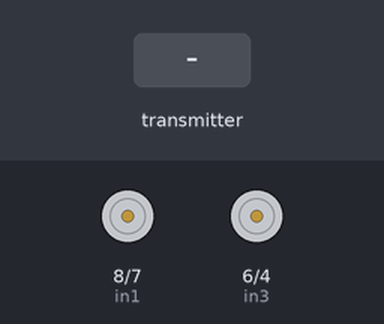
A sketch run on a simulated Arduino Uno, built with avr-gcc and run on an emulated ATmega328P. On the bench: motor-driver pin pairs drawn as motors (green arrow = first pin HIGH = forward, orange = second pin HIGH = backward, longer = more drive, scaled by the enable pin). Inputs (shaded band) come from the test bench. No radio packets arrive unless stated.

Above: at 1.2 s.
1.3 s: the transmitter starts sending j1PotY = 0
At 2.4 s:
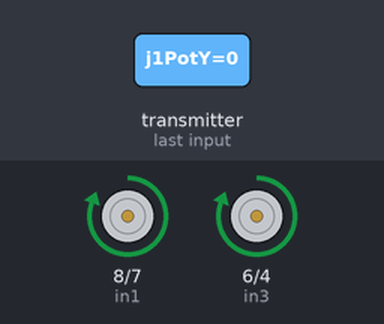
2.8 s: the transmitter starts sending j2PotX = 0
At 3.5 s:
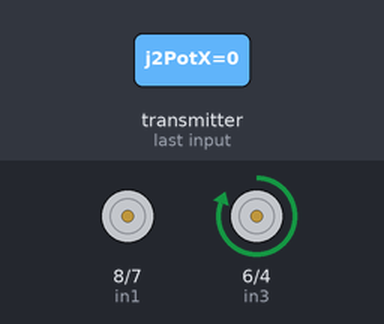
Timing chart, 0 to 5.8 s (numbered marks = the images above; inputs shaded):
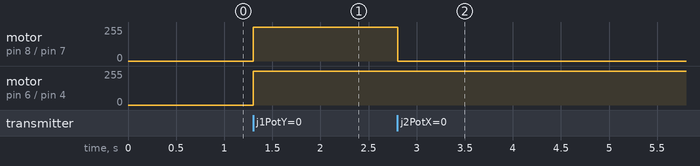

The sketch:

NRF_Reciever_1.ino
```cpp
#include <SPI.h>
#include <nRF24L01.h>
#include <RF24.h>

#define enA 3
#define in1 8
#define in2 7
#define in3 6
#define in4 4
#define enB 5

RF24 radio(9,10);   // nRF24L01 (CE, CSN)
const byte address[6] = "00001";
unsigned long lastReceiveTime = 0;
unsigned long currentTime = 0;

 struct Data_Package {
  byte j1PotX;
  byte j1PotY;
  byte j1Button;
  byte j2PotX;
  byte j2PotY;
  byte j2Button;

};

Data_Package data; //Create a variable with the above structure

int  steering, throttle;
int motorSpeedA = 0;
int motorSpeedB = 0;

void setup() {
  pinMode(enA, OUTPUT);
  pinMode(enB, OUTPUT);
  pinMode(in1, OUTPUT);
  pinMode(in2, OUTPUT);
  pinMode(in3, OUTPUT);
  pinMode(in4, OUTPUT);
  //Serial.begin(9600);
  radio.begin();
  radio.openReadingPipe(0, address);
  radio.setAutoAck(false);
  radio.setDataRate(RF24_250KBPS);
  radio.setPALevel(RF24_PA_LOW);
  radio.startListening(); //  Set the module as receiver
  resetData();
}


void loop() {
 // Check whether we keep receving data, or we have a connection between the two modules
  currentTime = millis();
  if ( currentTime - lastReceiveTime > 1000 ) { // If current time is more then 1 second since we have recived the last data, that means we have lost connection
    resetData(); // If connection is lost, reset the data. It prevents unwanted behavior, for example if a drone jas a throttle up, if we lose connection it can keep flying away if we dont reset the function
  }

  // Check whether there is data to be received
  if (radio.available()) {
    radio.read(&data, sizeof(Data_Package)); // Read the whole data and store it into the 'data' structure
    lastReceiveTime = millis(); // At this moment we have received the data
  }

  // Parse the data from the Joystic 1 to the throttle and steering variables
  throttle = data.j1PotY;
  steering = data.j2PotX;


 // Throttle used for forward and backward control
  // Joystick values: 0 to 255; down = 0; middle = 127; up = 255
  if (throttle < 110) {
    // Set Motor A backward
    digitalWrite(in1, HIGH);
    digitalWrite(in2, LOW);
    // Set Motor B backward
    digitalWrite(in3, HIGH);
    digitalWrite(in4, LOW);


    //throttle = throttle - 110;  // This produces a negative number
    //throttle = throttle * -1;   // Make the number positive

    // Convert the declining throttle readings for going backward from 110 to 0 into 0 to 255 value for the PWM signal for increasing the motor speed
    motorSpeedA = map(throttle, 110, 0, 0, 255);
    motorSpeedB = map(throttle, 110, 0, 0, 255);
  }
  else if (throttle > 140) {
    // Set Motor A forward
    digitalWrite(in1, LOW);
    digitalWrite(in2, HIGH);
    // Set Motor B forward
    digitalWrite(in3, LOW);
    digitalWrite(in4, HIGH);
    // Convert the increasing throttle readings for going forward from 140 to 255 into 0 to 255 value for the PWM signal for increasing the motor speed
    motorSpeedA = map(throttle, 140, 255, 0, 255);
    motorSpeedB = map(throttle, 140, 255, 0, 255);
  }else {
    // This is Stopped

    motorSpeedA = 0;
    motorSpeedB = 0;
  }

   //Steering

   if (steering < 110) {
		// Move Left

	  int xMapped = map(steering, 110, 0, 0, 255);

		//steering = steering - 460; // This produces a negative number
		//steering = steering * -1;  // Make the number positive
   	//steering = map(steering, 0, 460, 0, 255);


		motorSpeedA = motorSpeedA - xMapped;
		motorSpeedB = motorSpeedB + xMapped;

		// Don't exceed range of 0-255 for motor speeds

		if (motorSpeedA < 0)motorSpeedA = 0;
		if (motorSpeedB > 255)motorSpeedB = 255;
  }

    if (steering > 140){

		// Move Right

		// Map the number to a value of 255 maximum

	 int xmapped = map(steering, 140, 255, 0, 255);


		motorSpeedA = motorSpeedA + xmapped;
		motorSpeedB = motorSpeedB - xmapped;

		// Don't exceed range of 0-255 for motor speeds

		if (motorSpeedA > 255)motorSpeedA = 255;
		if (motorSpeedB < 0)motorSpeedB = 0;

	}
	// Adjust to prevent "buzzing" at very low speed

	if (motorSpeedA < 8)motorSpeedA = 0;
	if (motorSpeedB < 8)motorSpeedB = 0;

	// Set the motor speeds

	analogWrite(enA, motorSpeedA);
	analogWrite(enB, motorSpeedB);

}


void resetData() {
  // Reset the values when there is no radio connection - Set initial default values
  data.j1PotX = 127;
  data.j1PotY = 127;
  data.j1Button = 1;
  data.j2PotX = 127;
  data.j2PotY = 127;
  data.j2Button = 1;

}
```

Measured:
- after the input at 1.3 s, motor on pin 8 (in1) / pin 7 (in2), motor on pin 6 (in3) / pin 4 (in4): stopped → forward 255/255 at once
- after the input at 2.8 s, motor on pin 8 (in1) / pin 7 (in2): forward 255/255 → stopped at once
